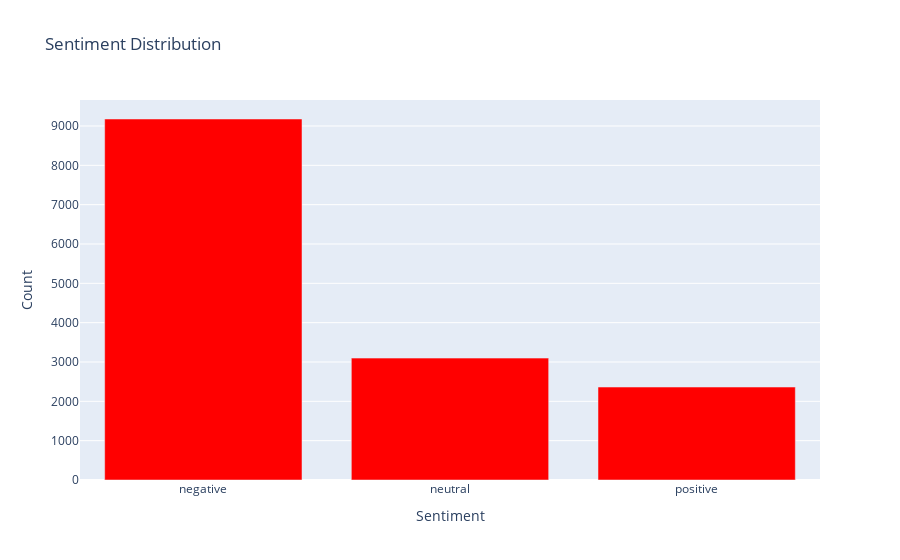

Here is the notebook cell this chart was saved with:
### Markdown cell above
### Addressing class imbalances
Before we begin modeling and choosing our metrics, we must address how imbalanced our data is.

### Code cell
init_notebook_mode(connected=True)

fig.show()

### Figure 1 — Plotly figure (JSON) as saved in the notebook; plotly's stock layout.template omitted (floating-point values rounded to 4 significant figures)
{"data": [{"alignmentgroup": "True", "hovertemplate": "Sentiment=%{x}<br>Count=%{y}<extra></extra>", "legendgroup": "", "marker": {"color": "red", "pattern": {"shape": ""}}, "name": "", "offsetgroup": "", "orientation": "v", "showlegend": false, "textposition": "auto", "type": "bar", "x": ["negative", "neutral", "positive"], "xaxis": "x", "y": [9178, 3099, 2363], "yaxis": "y"}], "layout": {"barmode": "relative", "legend": {"tracegroupgap": 0}, "title": {"text": "Sentiment Distribution"}, "xaxis": {"anchor": "y", "domain": [0, 1], "title": {"text": "Sentiment"}}, "yaxis": {"anchor": "x", "domain": [0, 1], "title": {"text": "Count"}}}}
